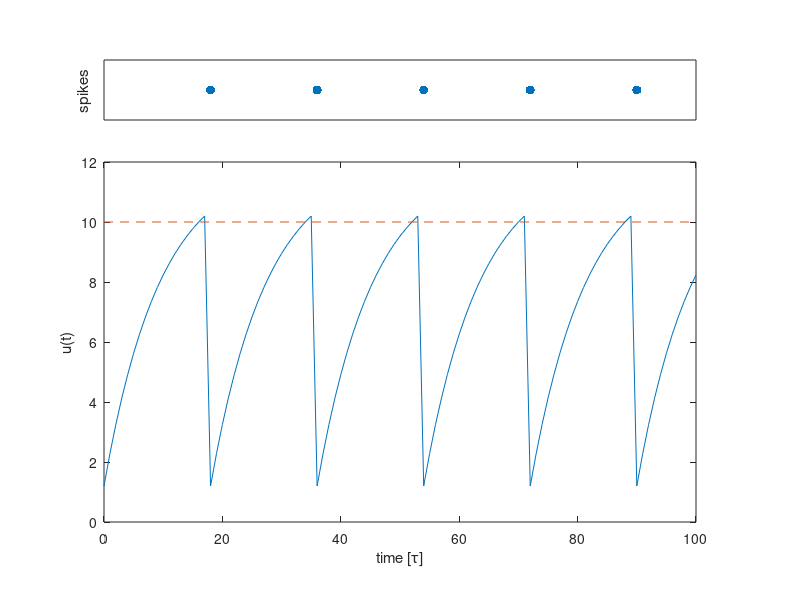

Recreate this plot in MATLAB.
 %%%%%%%%%%%%%%%%%%%%%%%%%%%%%%%%%%%%%%%%%%%%%%%%%%%%%%%%%%%%%%%%
 % Simulation of (leaky) integrate-and-fire neuron
 %%%%%%%%%%%%%%%%%%%%%%%%%%%%%%%%%%%%%%%%%%%%%%%%%%%%%%%%%%%%%%%%
 % Thomas Trappenberg, "Fundamentals of Computational Neuroscience", 2002
 % Some comments added by S O'Keefe 2008
 clear; clf;

 % parameters of the model
 tau_inv=0.1;    % inverse time constant 1/tau
 uu=0;           % initial membrane voltage is zero
 I_ext=12;       % constant external input
 theta=10;       % firing threshold

 % Integration with Euler method
 % 
 % The time increment each step is 1
 % The membrane resistance R is 1
 % if the cell membrane voltage > threshold, then the membrane voltage
 % at the next step only depends on the external current
 t_step=0;                      % set initial time point to zero
 for it=0:100                   % repeat loop for 101 values of it
     t_step=t_step+1;           % move to next time step
     x=uu<theta;                % logical variable = 0 if membrane voltage > threshold
     uu=x*(1-tau_inv)*uu+tau_inv*I_ext; % calculate membrane voltage
     u(t_step)=uu;              % remember the membrane voltage 
     t(t_step)=it;              % remember the time step
     s(t_step)=1-x;             % remember whether the cell spiked
 end

 subplot('position',[0.13 0.13 1-0.26 0.6])
   plot(t,u);
   hold on; plot([0 100],[10 10],'--');
   axis([0 100 0. 12])
   xlabel('time [\tau]');
   ylabel('u(t)')

 subplot('position',[0.13 0.8 1-0.26 0.1])
   plot(t,s,'.','markersize',20);
   axis([0 100 0.5 1.5])
   set(gca,'xtick',[],'ytick',[])
   ylabel('spikes')
